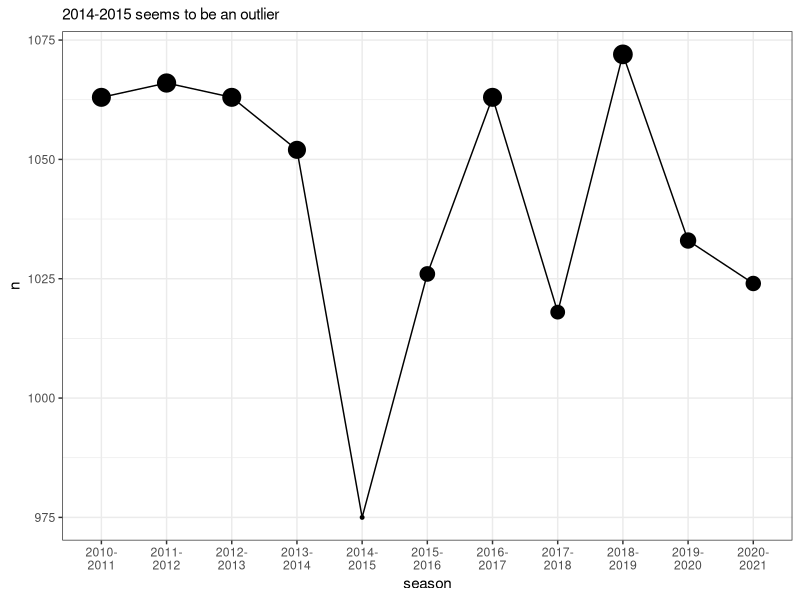

R code for this plot:
## ---- chunk 1
library(tidyverse)
theme_set(theme_bw())
## ---- chunk 2
goals <- read_csv("goals.csv")
## ---- chunk 3
goals %>% 
  count(goal_scorer, sort = TRUE) %>% 
  slice_head(n = 5)
## ---- chunk 4
goals %>% 
  count(goal_scorer, season, sort = TRUE) %>% 
  filter(n >= 30)
## ---- chunk 5
goals %>% 
  count(goal_club, season, sort = TRUE) %>% 
  filter(n >= 90)
## ---- chunk 6
goals %>% 
  filter(as.numeric(str_sub(season, end = -6)) > 2009) %>% 
  mutate(season = str_replace(season, "-", "-\n")) %>% 
  count(season) %>% 
  ggplot(aes(x = season, y = n, group = 1)) +
  geom_point(aes(size = n), show.legend = FALSE) +
  geom_line() +
  labs(subtitle = "2014-2015 seems to be an outlier")
